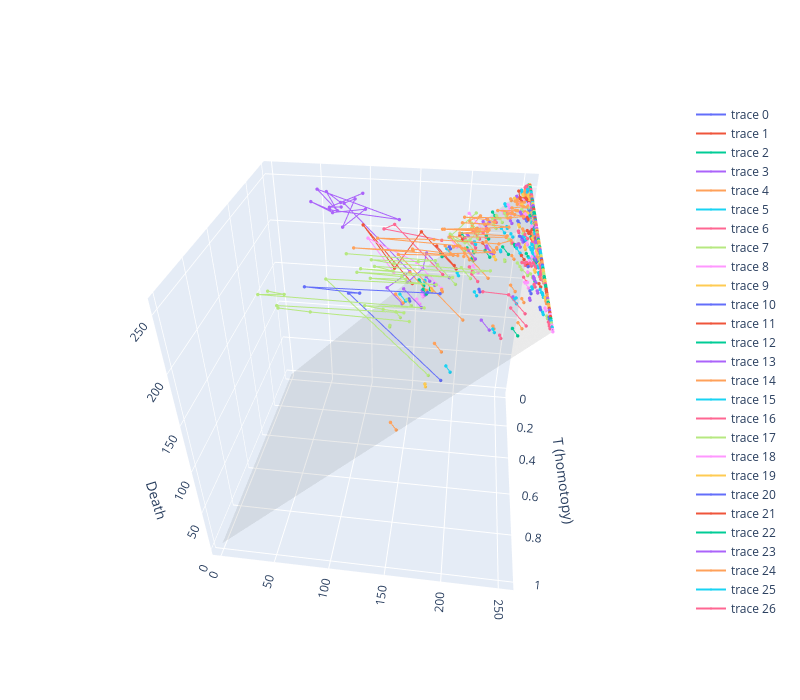

The notebook cell this image was saved under:
### Code cell
vines = vineyard(ts, hsVAE, verbose=True)
vdist(vines, fD, fL)
